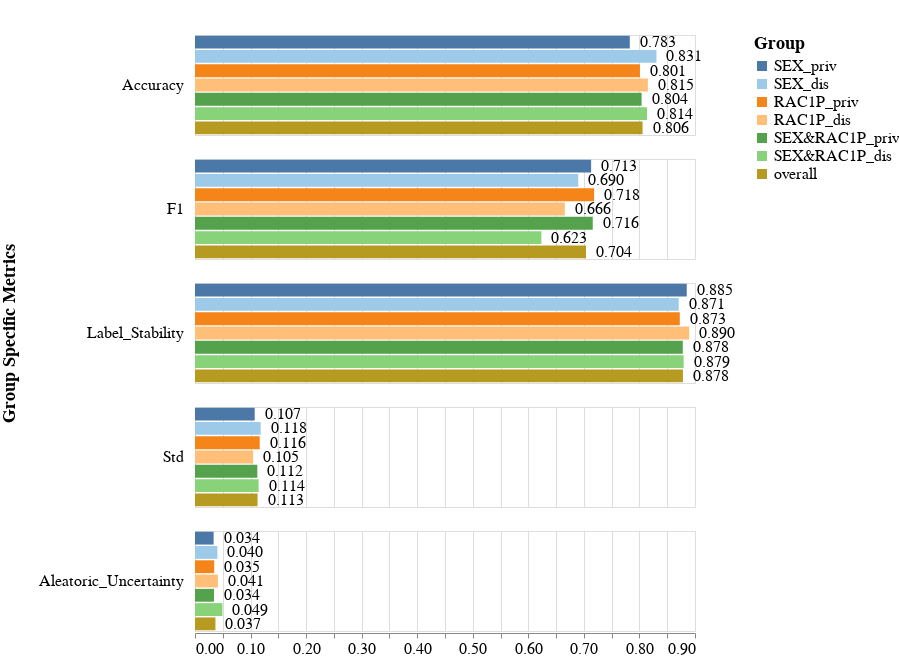

The notebook cell saved with this chart:
### Code cell
create_metrics_bar_chart_per_one_model(metrics_df=all_subgroup_metrics_df,
                                       dataset_name='Folktables_GA_2018_Income',
                                       fairness_intervention='ExponentiatedGradientReduction',
                                       exp_iter='Exp_iter_1',
                                       model_name='EGR',
                                       metrics_type='subgroup',
                                       metrics_names=['Accuracy', 'F1', 'Label_Stability', 'Std', 'Aleatoric_Uncertainty'],
                                       vals_to_replace=vals_to_replace)

### Figure 1 — Vega-Lite specification as saved in the notebook (floating-point values rounded to 4 significant figures)
{"config": {"view": {"continuousWidth": 400, "continuousHeight": 300}, "axis": {"labelFontSize": 16, "titleFontSize": 18}, "headerRow": {"labelAlign": "left", "labelAngle": 0, "labelFontSize": 16, "labelPadding": 10, "titleFontSize": 18}, "padding": {"top": 33}}, "data": {"name": "data-96d44b88f0f21ba5f637c5dbf4272435"}, "facet": {"row": {"field": "Metric", "sort": ["Accuracy", "F1", "Label_Stability", "Std", "Aleatoric_Uncertainty"], "title": "Group Specific Metrics", "type": "nominal"}}, "spec": {"layer": [{"mark": "bar", "encoding": {"color": {"field": "Subgroup", "legend": {"labelFontSize": 16, "title": "Group", "titleFontSize": 18}, "scale": {"scheme": "tableau20"}, "sort": ["SEX_priv", "SEX_dis", "RAC1P_priv", "RAC1P_dis", "SEX&RAC1P_priv", "SEX&RAC1P_dis", "overall"], "type": "nominal"}, "x": {"axis": {"grid": true}, "field": "Metric_Value", "title": "", "type": "quantitative"}, "y": {"axis": null, "field": "Subgroup", "sort": ["SEX_priv", "SEX_dis", "RAC1P_priv", "RAC1P_dis", "SEX&RAC1P_priv", "SEX&RAC1P_dis", "overall"], "type": "nominal"}}}, {"mark": {"type": "text", "align": "left", "baseline": "middle", "dx": 10, "fontSize": 16}, "encoding": {"color": {"value": "black"}, "text": {"field": "Metric_Value", "format": ",.3f", "type": "quantitative"}, "x": {"axis": {"grid": true}, "field": "Metric_Value", "title": "", "type": "quantitative"}, "y": {"axis": null, "field": "Subgroup", "sort": ["SEX_priv", "SEX_dis", "RAC1P_priv", "RAC1P_dis", "SEX&RAC1P_priv", "SEX&RAC1P_dis", "overall"], "type": "nominal"}}}], "height": 100, "width": 500}, "$schema": "https://vega.github.io/schema/vega-lite/v4.17.0.json", "datasets": {"data-96d44b88f0f21ba5f637c5dbf4272435": [{"Metric": "Aleatoric_Uncertainty", "Model_Name": "EGR", "Dataset_Name": "Folktables_GA_2018_Income", "Num_Estimators": 200, "Record_Create_Date_Time": "2024-01-10T01:55:19.348000", "Session_Uuid": "9c5d2ffc-834e-4a7d-abc0-49dd26950c6d", "Experiment_Iteration": "Exp_iter_1", "Dataset_Split_Seed": 100, "Fair_Intervention_Params_Lst": "['DemographicParity']", "Intervention_Param": "DemographicParity", "Subgroup": "SEX_priv", "Metric_Value": 0.03355, "Fairness_Intervention": "ExponentiatedGradientReduction"}, {"Metric": "Std", "Model_Name": "EGR", "Dataset_Name": "Folktables_GA_2018_Income", "Num_Estimators": 200, "Record_Create_Date_Time": "2024-01-10T01:55:19.348000", "Session_Uuid": "9c5d2ffc-834e-4a7d-abc0-49dd26950c6d", "Experiment_Iteration": "Exp_iter_1", "Dataset_Split_Seed": 100, "Fair_Intervention_Params_Lst": "['DemographicParity']", "Intervention_Param": "DemographicParity", "Subgroup": "SEX_priv", "Metric_Value": 0.1075, "Fairness_Intervention": "ExponentiatedGradientReduction"}, {"Metric": "Label_Stability", "Model_Name": "EGR", "Dataset_Name": "Folktables_GA_2018_Income", "Num_Estimators": 200, "Record_Create_Date_Time": "2024-01-10T01:55:19.348000", "Session_Uuid": "9c5d2ffc-834e-4a7d-abc0-49dd26950c6d", "Experiment_Iteration": "Exp_iter_1", "Dataset_Split_Seed": 100, "Fair_Intervention_Params_Lst": "['DemographicParity']", "Intervention_Param": "DemographicParity", "Subgroup": "SEX_priv", "Metric_Value": 0.8851, "Fairness_Intervention": "ExponentiatedGradientReduction"}, {"Metric": "Accuracy", "Model_Name": "EGR", "Dataset_Name": "Folktables_GA_2018_Income", "Num_Estimators": 200, "Record_Create_Date_Time": "2024-01-10T01:55:19.348000", "Session_Uuid": "9c5d2ffc-834e-4a7d-abc0-49dd26950c6d", "Experiment_Iteration": "Exp_iter_1", "Dataset_Split_Seed": 100, "Fair_Intervention_Params_Lst": "['DemographicParity']", "Intervention_Param": "DemographicParity", "Subgroup": "SEX_priv", "Metric_Value": 0.7826, "Fairness_Intervention": "ExponentiatedGradientReduction"}, {"Metric": "F1", "Model_Name": "EGR", "Dataset_Name": "Folktables_GA_2018_Income", "Num_Estimators": 200, "Record_Create_Date_Time": "2024-01-10T01:55:19.348000", "Session_Uuid": "9c5d2ffc-834e-4a7d-abc0-49dd26950c6d", "Experiment_Iteration": "Exp_iter_1", "Dataset_Split_Seed": 100, "Fair_Intervention_Params_Lst": "['DemographicParity']", "Intervention_Param": "DemographicParity", "Subgroup": "SEX_priv", "Metric_Value": 0.713, "Fairness_Intervention": "ExponentiatedGradientReduction"}, {"Metric": "Aleatoric_Uncertainty", "Model_Name": "EGR", "Dataset_Name": "Folktables_GA_2018_Income", "Num_Estimators": 200, "Record_Create_Date_Time": "2024-01-10T01:55:19.348000", "Session_Uuid": "9c5d2ffc-834e-4a7d-abc0-49dd26950c6d", "Experiment_Iteration": "Exp_iter_1", "Dataset_Split_Seed": 100, "Fair_Intervention_Params_Lst": "['DemographicParity']", "Intervention_Param": "DemographicParity", "Subgroup": "SEX_dis", "Metric_Value": 0.04036, "Fairness_Intervention": "ExponentiatedGradientReduction"}, {"Metric": "Std", "Model_Name": "EGR", "Dataset_Name": "Folktables_GA_2018_Income", "Num_Estimators": 200, "Record_Create_Date_Time": "2024-01-10T01:55:19.348000", "Session_Uuid": "9c5d2ffc-834e-4a7d-abc0-49dd26950c6d", "Experiment_Iteration": "Exp_iter_1", "Dataset_Split_Seed": 100, "Fair_Intervention_Params_Lst": "['DemographicParity']", "Intervention_Param": "DemographicParity", "Subgroup": "SEX_dis", "Metric_Value": 0.1182, "Fairness_Intervention": "ExponentiatedGradientReduction"}, {"Metric": "Label_Stability", "Model_Name": "EGR", "Dataset_Name": "Folktables_GA_2018_Income", "Num_Estimators": 200, "Record_Create_Date_Time": "2024-01-10T01:55:19.348000", "Session_Uuid": "9c5d2ffc-834e-4a7d-abc0-49dd26950c6d", "Experiment_Iteration": "Exp_iter_1", "Dataset_Split_Seed": 100, "Fair_Intervention_Params_Lst": "['DemographicParity']", "Intervention_Param": "DemographicParity", "Subgroup": "SEX_dis", "Metric_Value": 0.8707, "Fairness_Intervention": "ExponentiatedGradientReduction"}, {"Metric": "Accuracy", "Model_Name": "EGR", "Dataset_Name": "Folktables_GA_2018_Income", "Num_Estimators": 200, "Record_Create_Date_Time": "2024-01-10T01:55:19.348000", "Session_Uuid": "9c5d2ffc-834e-4a7d-abc0-49dd26950c6d", "Experiment_Iteration": "Exp_iter_1", "Dataset_Split_Seed": 100, "Fair_Intervention_Params_Lst": "['DemographicParity']", "Intervention_Param": "DemographicParity", "Subgroup": "SEX_dis", "Metric_Value": 0.8306, "Fairness_Intervention": "ExponentiatedGradientReduction"}, {"Metric": "F1", "Model_Name": "EGR", "Dataset_Name": "Folktables_GA_2018_Income", "Num_Estimators": 200, "Record_Create_Date_Time": "2024-01-10T01:55:19.348000", "Session_Uuid": "9c5d2ffc-834e-4a7d-abc0-49dd26950c6d", "Experiment_Iteration": "Exp_iter_1", "Dataset_Split_Seed": 100, "Fair_Intervention_Params_Lst": "['DemographicParity']", "Intervention_Param": "DemographicParity", "Subgroup": "SEX_dis", "Metric_Value": 0.6898, "Fairness_Intervention": "ExponentiatedGradientReduction"}, {"Metric": "Aleatoric_Uncertainty", "Model_Name": "EGR", "Dataset_Name": "Folktables_GA_2018_Income", "Num_Estimators": 200, "Record_Create_Date_Time": "2024-01-10T01:55:19.348000", "Session_Uuid": "9c5d2ffc-834e-4a7d-abc0-49dd26950c6d", "Experiment_Iteration": "Exp_iter_1", "Dataset_Split_Seed": 100, "Fair_Intervention_Params_Lst": "['DemographicParity']", "Intervention_Param": "DemographicParity", "Subgroup": "RAC1P_priv", "Metric_Value": 0.03458, "Fairness_Intervention": "ExponentiatedGradientReduction"}, {"Metric": "Std", "Model_Name": "EGR", "Dataset_Name": "Folktables_GA_2018_Income", "Num_Estimators": 200, "Record_Create_Date_Time": "2024-01-10T01:55:19.348000", "Session_Uuid": "9c5d2ffc-834e-4a7d-abc0-49dd26950c6d", "Experiment_Iteration": "Exp_iter_1", "Dataset_Split_Seed": 100, "Fair_Intervention_Params_Lst": "['DemographicParity']", "Intervention_Param": "DemographicParity", "Subgroup": "RAC1P_priv", "Metric_Value": 0.1165, "Fairness_Intervention": "ExponentiatedGradientReduction"}, {"Metric": "Label_Stability", "Model_Name": "EGR", "Dataset_Name": "Folktables_GA_2018_Income", "Num_Estimators": 200, "Record_Create_Date_Time": "2024-01-10T01:55:19.348000", "Session_Uuid": "9c5d2ffc-834e-4a7d-abc0-49dd26950c6d", "Experiment_Iteration": "Exp_iter_1", "Dataset_Split_Seed": 100, "Fair_Intervention_Params_Lst": "['DemographicParity']", "Intervention_Param": "DemographicParity", "Subgroup": "RAC1P_priv", "Metric_Value": 0.8726, "Fairness_Intervention": "ExponentiatedGradientReduction"}, {"Metric": "Accuracy", "Model_Name": "EGR", "Dataset_Name": "Folktables_GA_2018_Income", "Num_Estimators": 200, "Record_Create_Date_Time": "2024-01-10T01:55:19.348000", "Session_Uuid": "9c5d2ffc-834e-4a7d-abc0-49dd26950c6d", "Experiment_Iteration": "Exp_iter_1", "Dataset_Split_Seed": 100, "Fair_Intervention_Params_Lst": "['DemographicParity']", "Intervention_Param": "DemographicParity", "Subgroup": "RAC1P_priv", "Metric_Value": 0.8009, "Fairness_Intervention": "ExponentiatedGradientReduction"}, {"Metric": "F1", "Model_Name": "EGR", "Dataset_Name": "Folktables_GA_2018_Income", "Num_Estimators": 200, "Record_Create_Date_Time": "2024-01-10T01:55:19.348000", "Session_Uuid": "9c5d2ffc-834e-4a7d-abc0-49dd26950c6d", "Experiment_Iteration": "Exp_iter_1", "Dataset_Split_Seed": 100, "Fair_Intervention_Params_Lst": "['DemographicParity']", "Intervention_Param": "DemographicParity", "Subgroup": "RAC1P_priv", "Metric_Value": 0.7185, "Fairness_Intervention": "ExponentiatedGradientReduction"}, {"Metric": "Aleatoric_Uncertainty", "Model_Name": "EGR", "Dataset_Name": "Folktables_GA_2018_Income", "Num_Estimators": 200, "Record_Create_Date_Time": "2024-01-10T01:55:19.348000", "Session_Uuid": "9c5d2ffc-834e-4a7d-abc0-49dd26950c6d", "Experiment_Iteration": "Exp_iter_1", "Dataset_Split_Seed": 100, "Fair_Intervention_Params_Lst": "['DemographicParity']", "Intervention_Param": "DemographicParity", "Subgroup": "RAC1P_dis", "Metric_Value": 0.04131, "Fairness_Intervention": "ExponentiatedGradientReduction"}, {"Metric": "Std", "Model_Name": "EGR", "Dataset_Name": "Folktables_GA_2018_Income", "Num_Estimators": 200, "Record_Create_Date_Time": "2024-01-10T01:55:19.348000", "Session_Uuid": "9c5d2ffc-834e-4a7d-abc0-49dd26950c6d", "Experiment_Iteration": "Exp_iter_1", "Dataset_Split_Seed": 100, "Fair_Intervention_Params_Lst": "['DemographicParity']", "Intervention_Param": "DemographicParity", "Subgroup": "RAC1P_dis", "Metric_Value": 0.1047, "Fairness_Intervention": "ExponentiatedGradientReduction"}, {"Metric": "Label_Stability", "Model_Name": "EGR", "Dataset_Name": "Folktables_GA_2018_Income", "Num_Estimators": 200, "Record_Create_Date_Time": "2024-01-10T01:55:19.348000", "Session_Uuid": "9c5d2ffc-834e-4a7d-abc0-49dd26950c6d", "Experiment_Iteration": "Exp_iter_1", "Dataset_Split_Seed": 100, "Fair_Intervention_Params_Lst": "['DemographicParity']", "Intervention_Param": "DemographicParity", "Subgroup": "RAC1P_dis", "Metric_Value": 0.8896, "Fairness_Intervention": "ExponentiatedGradientReduction"}, {"Metric": "Accuracy", "Model_Name": "EGR", "Dataset_Name": "Folktables_GA_2018_Income", "Num_Estimators": 200, "Record_Create_Date_Time": "2024-01-10T01:55:19.348000", "Session_Uuid": "9c5d2ffc-834e-4a7d-abc0-49dd26950c6d", "Experiment_Iteration": "Exp_iter_1", "Dataset_Split_Seed": 100, "Fair_Intervention_Params_Lst": "['DemographicParity']", "Intervention_Param": "DemographicParity", "Subgroup": "RAC1P_dis", "Metric_Value": 0.8152, "Fairness_Intervention": "ExponentiatedGradientReduction"}, {"Metric": "F1", "Model_Name": "EGR", "Dataset_Name": "Folktables_GA_2018_Income", "Num_Estimators": 200, "Record_Create_Date_Time": "2024-01-10T01:55:19.348000", "Session_Uuid": "9c5d2ffc-834e-4a7d-abc0-49dd26950c6d", "Experiment_Iteration": "Exp_iter_1", "Dataset_Split_Seed": 100, "Fair_Intervention_Params_Lst": "['DemographicParity']", "Intervention_Param": "DemographicParity", "Subgroup": "RAC1P_dis", "Metric_Value": 0.6657, "Fairness_Intervention": "ExponentiatedGradientReduction"}, {"Metric": "Aleatoric_Uncertainty", "Model_Name": "EGR", "Dataset_Name": "Folktables_GA_2018_Income", "Num_Estimators": 200, "Record_Create_Date_Time": "2024-01-10T01:55:19.348000", "Session_Uuid": "9c5d2ffc-834e-4a7d-abc0-49dd26950c6d", "Experiment_Iteration": "Exp_iter_1", "Dataset_Split_Seed": 100, "Fair_Intervention_Params_Lst": "['DemographicParity']", "Intervention_Param": "DemographicParity", "Subgroup": "SEX&RAC1P_priv", "Metric_Value": 0.03415, "Fairness_Intervention": "ExponentiatedGradientReduction"}, {"Metric": "Std", "Model_Name": "EGR", "Dataset_Name": "Folktables_GA_2018_Income", "Num_Estimators": 200, "Record_Create_Date_Time": "2024-01-10T01:55:19.348000", "Session_Uuid": "9c5d2ffc-834e-4a7d-abc0-49dd26950c6d", "Experiment_Iteration": "Exp_iter_1", "Dataset_Split_Seed": 100, "Fair_Intervention_Params_Lst": "['DemographicParity']", "Intervention_Param": "DemographicParity", "Subgroup": "SEX&RAC1P_priv", "Metric_Value": 0.1122, "Fairness_Intervention": "ExponentiatedGradientReduction"}, {"Metric": "Label_Stability", "Model_Name": "EGR", "Dataset_Name": "Folktables_GA_2018_Income", "Num_Estimators": 200, "Record_Create_Date_Time": "2024-01-10T01:55:19.348000", "Session_Uuid": "9c5d2ffc-834e-4a7d-abc0-49dd26950c6d", "Experiment_Iteration": "Exp_iter_1", "Dataset_Split_Seed": 100, "Fair_Intervention_Params_Lst": "['DemographicParity']", "Intervention_Param": "DemographicParity", "Subgroup": "SEX&RAC1P_priv", "Metric_Value": 0.878, "Fairness_Intervention": "ExponentiatedGradientReduction"}, {"Metric": "Accuracy", "Model_Name": "EGR", "Dataset_Name": "Folktables_GA_2018_Income", "Num_Estimators": 200, "Record_Create_Date_Time": "2024-01-10T01:55:19.348000", "Session_Uuid": "9c5d2ffc-834e-4a7d-abc0-49dd26950c6d", "Experiment_Iteration": "Exp_iter_1", "Dataset_Split_Seed": 100, "Fair_Intervention_Params_Lst": "['DemographicParity']", "Intervention_Param": "DemographicParity", "Subgroup": "SEX&RAC1P_priv", "Metric_Value": 0.8039, "Fairness_Intervention": "ExponentiatedGradientReduction"}, {"Metric": "F1", "Model_Name": "EGR", "Dataset_Name": "Folktables_GA_2018_Income", "Num_Estimators": 200, "Record_Create_Date_Time": "2024-01-10T01:55:19.348000", "Session_Uuid": "9c5d2ffc-834e-4a7d-abc0-49dd26950c6d", "Experiment_Iteration": "Exp_iter_1", "Dataset_Split_Seed": 100, "Fair_Intervention_Params_Lst": "['DemographicParity']", "Intervention_Param": "DemographicParity", "Subgroup": "SEX&RAC1P_priv", "Metric_Value": 0.716, "Fairness_Intervention": "ExponentiatedGradientReduction"}, {"Metric": "Aleatoric_Uncertainty", "Model_Name": "EGR", "Dataset_Name": "Folktables_GA_2018_Income", "Num_Estimators": 200, "Record_Create_Date_Time": "2024-01-10T01:55:19.348000", "Session_Uuid": "9c5d2ffc-834e-4a7d-abc0-49dd26950c6d", "Experiment_Iteration": "Exp_iter_1", "Dataset_Split_Seed": 100, "Fair_Intervention_Params_Lst": "['DemographicParity']", "Intervention_Param": "DemographicParity", "Subgroup": "SEX&RAC1P_dis", "Metric_Value": 0.04937, "Fairness_Intervention": "ExponentiatedGradientReduction"}, {"Metric": "Std", "Model_Name": "EGR", "Dataset_Name": "Folktables_GA_2018_Income", "Num_Estimators": 200, "Record_Create_Date_Time": "2024-01-10T01:55:19.348000", "Session_Uuid": "9c5d2ffc-834e-4a7d-abc0-49dd26950c6d", "Experiment_Iteration": "Exp_iter_1", "Dataset_Split_Seed": 100, "Fair_Intervention_Params_Lst": "['DemographicParity']", "Intervention_Param": "DemographicParity", "Subgroup": "SEX&RAC1P_dis", "Metric_Value": 0.1145, "Fairness_Intervention": "ExponentiatedGradientReduction"}, {"Metric": "Label_Stability", "Model_Name": "EGR", "Dataset_Name": "Folktables_GA_2018_Income", "Num_Estimators": 200, "Record_Create_Date_Time": "2024-01-10T01:55:19.348000", "Session_Uuid": "9c5d2ffc-834e-4a7d-abc0-49dd26950c6d", "Experiment_Iteration": "Exp_iter_1", "Dataset_Split_Seed": 100, "Fair_Intervention_Params_Lst": "['DemographicParity']", "Intervention_Param": "DemographicParity", "Subgroup": "SEX&RAC1P_dis", "Metric_Value": 0.8795, "Fairness_Intervention": "ExponentiatedGradientReduction"}, {"Metric": "Accuracy", "Model_Name": "EGR", "Dataset_Name": "Folktables_GA_2018_Income", "Num_Estimators": 200, "Record_Create_Date_Time": "2024-01-10T01:55:19.348000", "Session_Uuid": "9c5d2ffc-834e-4a7d-abc0-49dd26950c6d", "Experiment_Iteration": "Exp_iter_1", "Dataset_Split_Seed": 100, "Fair_Intervention_Params_Lst": "['DemographicParity']", "Intervention_Param": "DemographicParity", "Subgroup": "SEX&RAC1P_dis", "Metric_Value": 0.8137, "Fairness_Intervention": "ExponentiatedGradientReduction"}, {"Metric": "F1", "Model_Name": "EGR", "Dataset_Name": "Folktables_GA_2018_Income", "Num_Estimators": 200, "Record_Create_Date_Time": "2024-01-10T01:55:19.348000", "Session_Uuid": "9c5d2ffc-834e-4a7d-abc0-49dd26950c6d", "Experiment_Iteration": "Exp_iter_1", "Dataset_Split_Seed": 100, "Fair_Intervention_Params_Lst": "['DemographicParity']", "Intervention_Param": "DemographicParity", "Subgroup": "SEX&RAC1P_dis", "Metric_Value": 0.6235, "Fairness_Intervention": "ExponentiatedGradientReduction"}, {"Metric": "Aleatoric_Uncertainty", "Model_Name": "EGR", "Dataset_Name": "Folktables_GA_2018_Income", "Num_Estimators": 200, "Record_Create_Date_Time": "2024-01-10T01:55:19.348000", "Session_Uuid": "9c5d2ffc-834e-4a7d-abc0-49dd26950c6d", "Experiment_Iteration": "Exp_iter_1", "Dataset_Split_Seed": 100, "Fair_Intervention_Params_Lst": "['DemographicParity']", "Intervention_Param": "DemographicParity", "Subgroup": "overall", "Metric_Value": 0.03681, "Fairness_Intervention": "ExponentiatedGradientReduction"}, {"Metric": "Std", "Model_Name": "EGR", "Dataset_Name": "Folktables_GA_2018_Income", "Num_Estimators": 200, "Record_Create_Date_Time": "2024-01-10T01:55:19.348000", "Session_Uuid": "9c5d2ffc-834e-4a7d-abc0-49dd26950c6d", "Experiment_Iteration": "Exp_iter_1", "Dataset_Split_Seed": 100, "Fair_Intervention_Params_Lst": "['DemographicParity']", "Intervention_Param": "DemographicParity", "Subgroup": "overall", "Metric_Value": 0.1126, "Fairness_Intervention": "ExponentiatedGradientReduction"}, {"Metric": "Label_Stability", "Model_Name": "EGR", "Dataset_Name": "Folktables_GA_2018_Income", "Num_Estimators": 200, "Record_Create_Date_Time": "2024-01-10T01:55:19.348000", "Session_Uuid": "9c5d2ffc-834e-4a7d-abc0-49dd26950c6d", "Experiment_Iteration": "Exp_iter_1", "Dataset_Split_Seed": 100, "Fair_Intervention_Params_Lst": "['DemographicParity']", "Intervention_Param": "DemographicParity", "Subgroup": "overall", "Metric_Value": 0.8782, "Fairness_Intervention": "ExponentiatedGradientReduction"}, {"Metric": "Accuracy", "Model_Name": "EGR", "Dataset_Name": "Folktables_GA_2018_Income", "Num_Estimators": 200, "Record_Create_Date_Time": "2024-01-10T01:55:19.348000", "Session_Uuid": "9c5d2ffc-834e-4a7d-abc0-49dd26950c6d", "Experiment_Iteration": "Exp_iter_1", "Dataset_Split_Seed": 100, "Fair_Intervention_Params_Lst": "['DemographicParity']", "Intervention_Param": "DemographicParity", "Subgroup": "overall", "Metric_Value": 0.8056, "Fairness_Intervention": "ExponentiatedGradientReduction"}, {"Metric": "F1", "Model_Name": "EGR", "Dataset_Name": "Folktables_GA_2018_Income", "Num_Estimators": 200, "Record_Create_Date_Time": "2024-01-10T01:55:19.348000", "Session_Uuid": "9c5d2ffc-834e-4a7d-abc0-49dd26950c6d", "Experiment_Iteration": "Exp_iter_1", "Dataset_Split_Seed": 100, "Fair_Intervention_Params_Lst": "['DemographicParity']", "Intervention_Param": "DemographicParity", "Subgroup": "overall", "Metric_Value": 0.7038, "Fairness_Intervention": "ExponentiatedGradientReduction"}]}}
